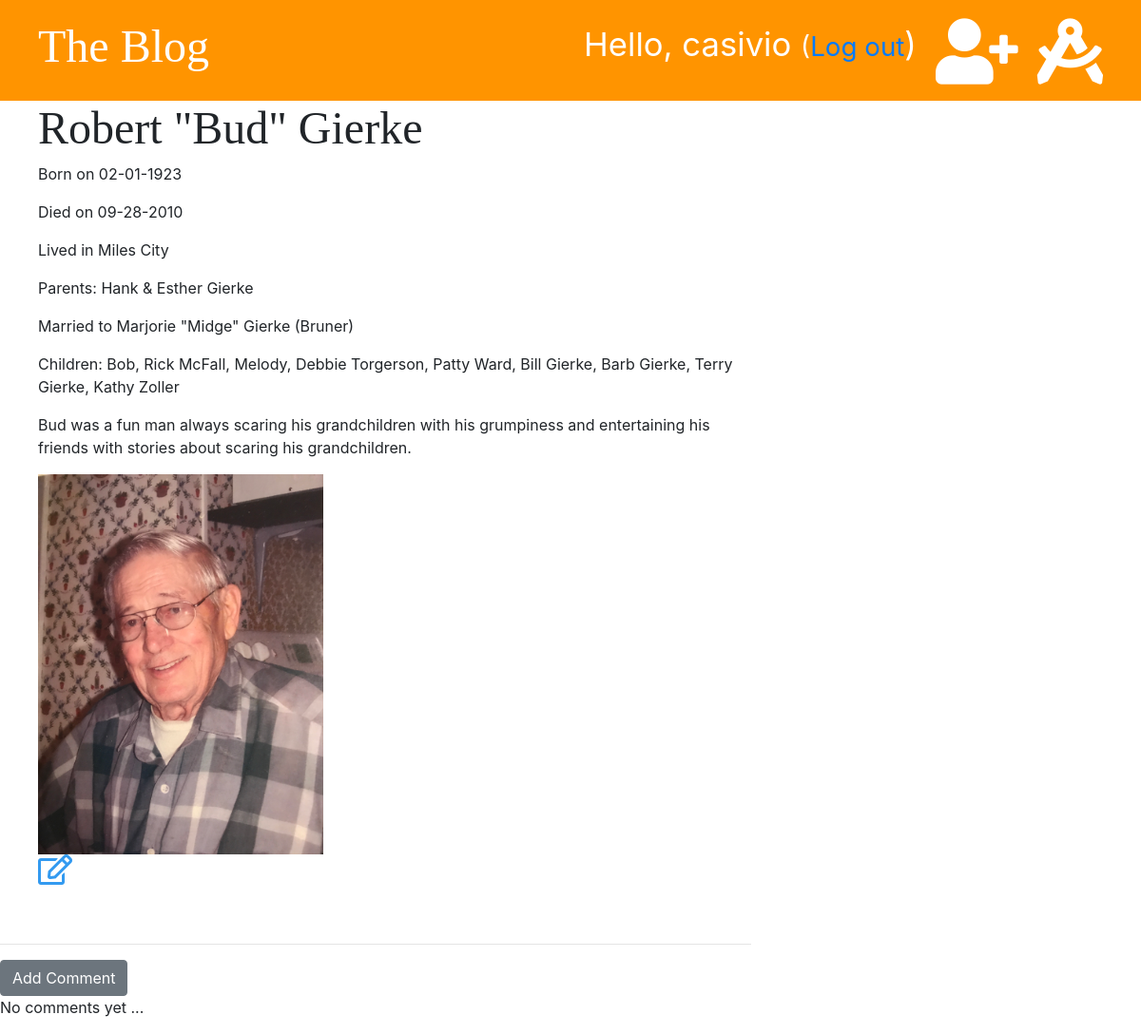
Before: /post/3/ (signed in) with the older database file.
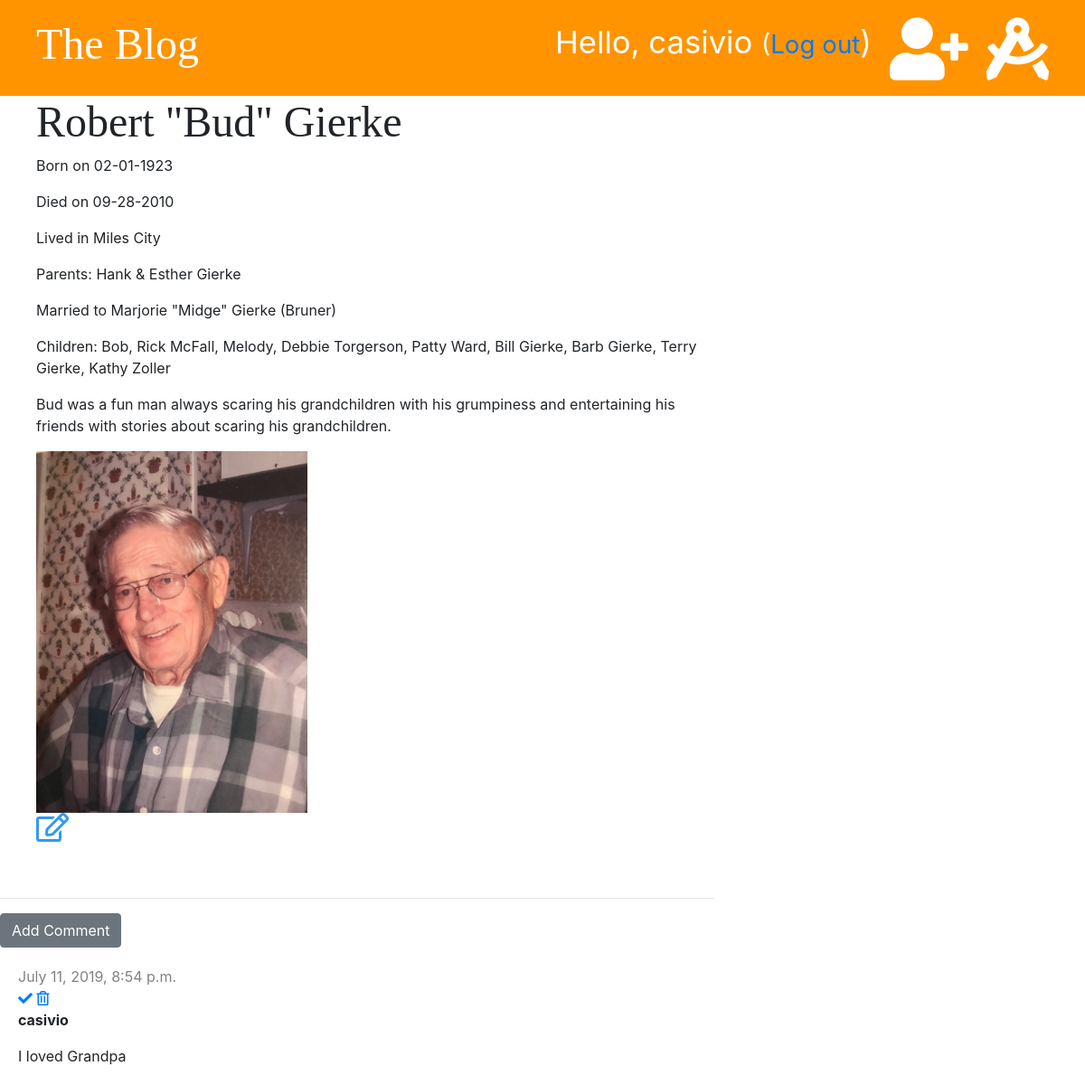
After: the same page with the newer database file.
### blog/models.py (models this page shows, shortened)
class Post(models.Model):
	author = models.ForeignKey('auth.User', on_delete=models.CASCADE)
	name = models.CharField(max_length=200, unique=True)
	date_of_birth = models.DateTimeField(blank=True, null=True)
	date_deceased = models.DateTimeField(blank=True, null=True)
	parents = models.CharField(max_length=100, blank=True, null=True)
	spouse = models.CharField(max_length=100, blank=True, null=True)
	children =  models.CharField(max_length=300, blank=True, null=True)
	city =  models.CharField(max_length=100, blank=True, null=True)
	text = models.TextField()
	picture = models.ImageField(blank=True, upload_to='images/', default='images/IMG_3232.JPG')
	created_date = models.DateTimeField(default=timezone.now)
	published_date = models.DateTimeField(blank=True, null=True)

class Comment(models.Model):
	post = models.ForeignKey('blog.Post', on_delete=models.CASCADE, related_name='comments')
	author = models.CharField(max_length=200)
	text = models.TextField()
	created_date = models.DateTimeField(default=timezone.now)
	approved = models.BooleanField(default=False)

### blog/views.py (the view)
# urls.py: path('post/<int:pk>/', views.post_detail, name='post_detail'),
def post_detail(request, pk):
	post = get_object_or_404(Post, pk=pk)
	stuff_for_frontend = {'post': post}
	return render(request, 'blog/post_detail.html', stuff_for_frontend)

### blog/templates/blog/post_detail.html
{% extends 'blog/base.html' %}
{% block content %}
	<div class="post">
		{% if post.published_date %}
			<div>
				<h1>{{ post.name }}</h1>
				<p>Born on {{ post.date_of_birth|date:'m-d-Y' }}</p>
				{% if post.date_deceased is not None %}
					<p>Died on {{ post.date_deceased|date:'m-d-Y' }}</p>
					<p>Lived in {{ post.city }}</p>
				{% else %}
					<p>Still with us today and living in {{ post.city }}</p>
				{% endif %}
				<p>Parents: {{ post.parents }}</p>
				{% if post.spouse is not None %}
					<p>Married to {{ post.spouse }}</p>
				{% else %}
					<p>On the market for a potential spouse</p>
				{% endif %}
				{% if post.children is not None %}
					<p>Children: {{ post.children }}</p>
				{% else %}
					<p>No children... yet <img src="https://thumbs.dreamstime.com/z/winking-face-emoticon-vector-design-smiling-71847858.jpg" height=35</p>
				{% endif %}
			</div>
			<p>{{ post.text|linebreaksbr }}</p>
			<div>
				<img src="{{ post.picture.url }}"height=400>
			</div>
			{% else %}
			<a href={% url 'post_publish' pk=post.pk %} class="btn btn-primary">Publish</a>
		{% endif %}
		{% if user.is_authenticated %}
		<div>
			<a href="{% url 'post_edit' pk=post.pk %}"><i class="far fa-edit fa-2x" style="color: #339af0"></i></a>
		</div>
		{% endif %}
	</div>
	<hr>
	<a href="{% url 'add_comment_to_post' pk=post.pk %}" class="btn btn-secondary">Add Comment</a>
	{% for comment in post.comments.all %}
		{% if user.is_authenticated or comment.approved %}
		<div class="comment">
			<div class="date">
				{{ comment.created_date }}
			</div>
			{% if not comment.approved and user.is_superuser %}
				<a href="{% url 'comment_approve' pk=comment.pk %}"><i class="fas fa-check"></i></a>
				<a href="{% url 'comment_remove' pk=comment.pk %}"><i class="far fa-trash-alt"></i></a>
			{% endif %}
			<p><strong>{{ comment.author }}</strong></p>
			<p>{{ comment.text | linebreaksbr }}</p>
		</div>
		{% endif %}
	{% empty %}
		<p>No comments yet ...</p>
	{% endfor %}
{% endblock %}

### blog/templates/blog/base.html (shortened to what this page needs)
{% load staticfiles %}
<!DOCTYPE html>
<html>
<head>
	<link rel="stylesheet" href="https://stackpath.bootstrapcdn.com/bootstrap/4.3.1/css/bootstrap.min.css">
	<link rel="stylesheet" href="{% static 'css/blog.css' %}">
	<link rel="stylesheet" href="https://use.fontawesome.com/releases/v5.8.1/css/all.css">
</head>
<body>
	<div class="page-header">
		{% if user.is_authenticated %}
			<a href="{% url 'post_draft_list' %}" class="top-menu"><i class="fas fa-drafting-compass fa-2x"></i></a>
			<a href="{% url 'post_new' %}" class=top-menu><i class="fas fa-user-plus fa-2x"></i></a>
			<p class="top-menu">Hello, {{ user.username }} <small>(<a href="{% url 'logout' %}">Log out</a></small>)</p>
		{% else %}
			<a href="{% url 'login' %}" class="top-menu">Login</a>
		{% endif %}
		<h1><a href="{% url 'post_list' %}">The Blog</a></h1>
	</div>
		<div class="row">
			<div class="col-md-8">
				{% block content %}
				{% endblock %}
			</div>
		</div>
</body>
</html>

### blog/static/css/blog.css (style rules this page uses)
.page-header { background-color: #ff9400; margin-top: 0; padding: 20px 20px 20px 40px; }
.page-header h1, .page-header h1 a { color: #ffffff; font-size: 36pt; text-decoration: none; }
h1, h2, h3, h4 { font-family: 'Tangerine', 'Inconsolata', 'Droid Sans', serif; font-size: 48px; }
.date { color: #828282; margin-top: 20px; }
.post { margin-bottom: 60px; margin-left: 40px; }
.top-menu, .top-menu-add-icon:hover { color: #ffffff; float: right; font-size: 26pt; margin-right: 20px; }
.comment { margin: 20px 0px 20px 20px; }

Changed rows visible on the page:
added Comment: created_date "July 11, 2019, 8:54 p.m.", approved False (drawn), author "casivio", text "I loved Grandpa"
Other visible differences:
text no longer shown: "No comments yet ..."
